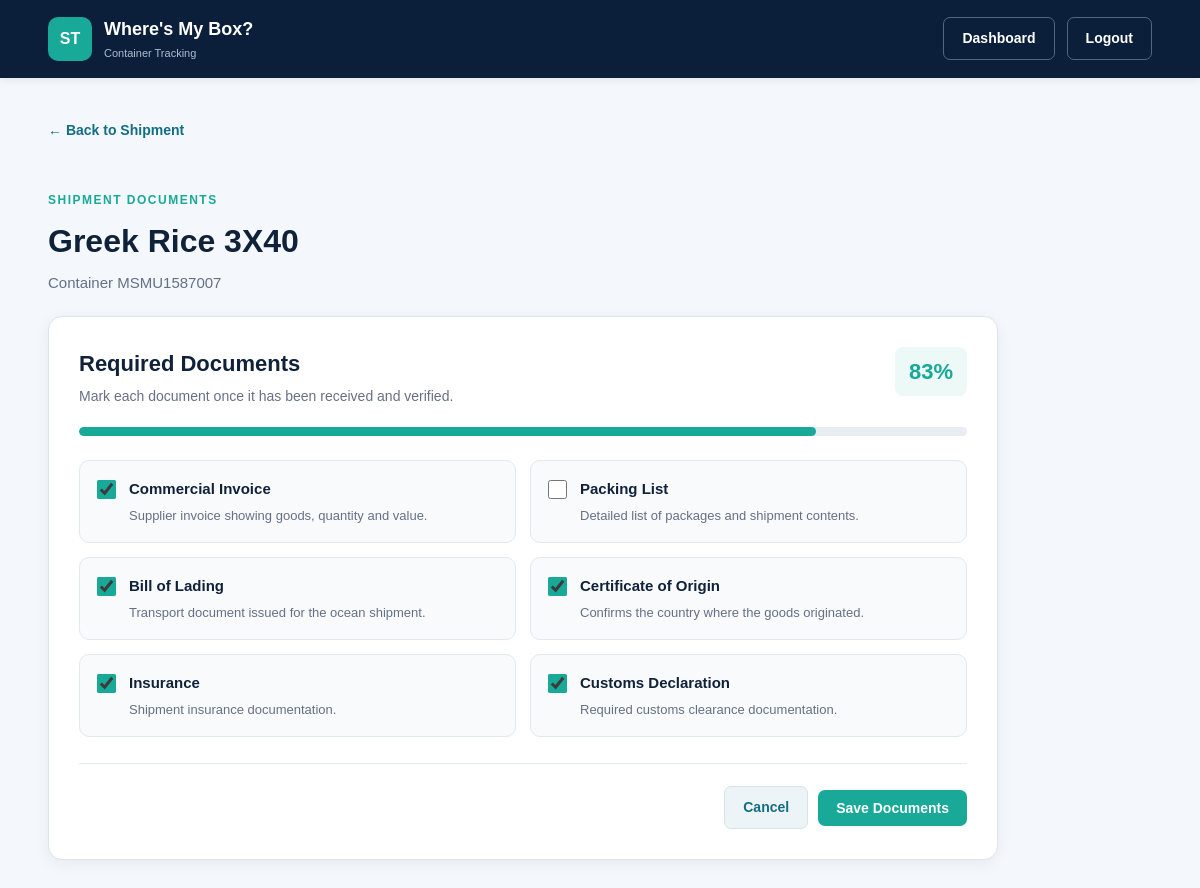
Screenshot of /shipments/1/documents (signed in) with the database file from the repository.
### container_tracker_app/models.py (models this page shows, shortened)
class Shipment(models.Model):
    name = models.CharField(
        max_length=100
    )
    number = models.CharField(
        max_length=20
    )
    status = models.CharField(
        max_length=100,
        default="Unknown"
    )
    eta = models.DateTimeField(
        null=True,
        blank=True
    )
    ata = models.DateTimeField(
        null=True,
        blank=True
    )
    vessel = models.CharField(
        max_length=150,
        blank=True
    )
    origin = models.CharField(
        max_length=150,
        blank=True
    )
    destination = models.CharField(
        max_length=150,
        blank=True
    )
    lastchecked = models.DateTimeField(
        null=True,
        blank=True
    )
    user = models.ForeignKey(
        User,
        related_name="shipments",
        on_delete=models.DO_NOTHING
    )
    created_at = models.DateField(
        auto_now_add=True
    )
    updated_at = models.DateField(
        auto_now=True
    )
    objects = shipmentManager()

class ShipmentDocuments(models.Model):
    commercial_invoice = (
        models.BooleanField(
            default=False
        )
    )
    packing_list = (
        models.BooleanField(
            default=False
        )
    )
    bill_of_lading = (
        models.BooleanField(
            default=False
        )
    )
    certificate_of_origin = (
        models.BooleanField(
            default=False
        )
    )
    insurance = (
        models.BooleanField(
            default=False
        )
    )
    customs_declaration = (
        models.BooleanField(
            default=False
        )
    )
    shipment = models.OneToOneField(
        Shipment,
        related_name="documents",
        on_delete=models.CASCADE
    )
    created_at = models.DateTimeField(
        auto_now_add=True
    )
    updated_at = models.DateTimeField(
        auto_now=True
    )
    def readiness_percentage(self):
        documents = [
            self.commercial_invoice,
            self.packing_list,
            self.bill_of_lading,
            self.certificate_of_origin,
            self.insurance,
            self.customs_declaration
        ]
        completed = (
            documents.count(True)
        )
        return round(
            (
                completed
                / len(documents)
            )
            * 100
        )

### container_tracker_app/views.py (the view, shortened to what this page needs)
def edit_shipment_documents(
    request,
    shipment_id
):
    if "user_id" not in request.session:
        return redirect("/")
    user = User.objects.get(
        id=request.session["user_id"]
    )
    shipment = Shipment.objects.get(
        id=shipment_id
    )
    if shipment.user.id != user.id:
        return redirect(
            "view_shipment",
            shipment_id=shipment.id
        )
    documents, created = (
        ShipmentDocuments.objects.get_or_create(
            shipment=shipment
        )
    )
    context = {
        "user": user,
        "shipment": shipment,
        "documents": documents
    }
    return render(
        request,
        "edit_shipment_documents.html",
        context
    )

### container_tracker_app/templates/edit_shipment_documents.html (shortened to what this page needs)
{% load static %}
<!DOCTYPE html>
<html lang="en">
<head>
    <link rel="stylesheet" href="{% static 'css/style.css' %}">
</head>
<body>
    <nav class="navbar">
        <div class="nav-container">
            <a href="{% url 'dashboard' %}" class="brand">
                <div class="brand-icon">
                    ST
                </div>
                <div>
                    <span class="brand-name">
                        Where's My Box?
                    </span>
                    <span class="brand-subtitle">
                        Container Tracking
                    </span>
                </div>
            </a>
            <div class="nav-actions">
                <a
                    href="{% url 'dashboard' %}"
                    class="btn btn-outline"
                >
                    Dashboard
                </a>
                <a
                    href="{% url 'logout' %}"
                    class="btn btn-outline"
                >
                    Logout
                </a>
            </div>
        </div>
    </nav>
    <main class="page-container">
        <a
            href="{% url 'view_shipment' shipment.id %}"
            class="back-link"
        >
            ← Back to Shipment
        </a>
        <section class="documents-page-header">
            <p class="page-label">
                SHIPMENT DOCUMENTS
            </p>
            <h1>
                {{ shipment.name }}
            </h1>
            <p>
                Container {{ shipment.number }}
            </p>
        </section>
        <section class="documents-edit-card">
            <div class="documents-edit-header">
                <div>
                    <h2>
                        Required Documents
                    </h2>
                    <p>
                        Mark each document once it has been received
                        and verified.
                    </p>
                </div>
                <div class="readiness-percentage">
                    {{ documents.readiness_percentage }}%
                </div>
            </div>
            <div class="readiness-bar">
                <div
                    class="readiness-fill"
                    style="width: {{ documents.readiness_percentage }}%;">
                </div>
            </div>
            <form method="POST">
                <div class="documents-checklist">
                    <label class="document-checkbox">
                        <input
                            type="checkbox"
                            name="commercial_invoice"
                            {% if documents.commercial_invoice %}
                                checked
                            {% endif %}
                        >
                        <span class="document-checkbox-content">
                            <strong>
                                Commercial Invoice
                            </strong>
                            <small>
                                Supplier invoice showing goods,
                                quantity and value.
                            </small>
                        </span>
                    </label>
                    <label class="document-checkbox">
                        <input
                            type="checkbox"
                            name="packing_list"
                        >
                        <span class="document-checkbox-content">
                            <strong>
                                Packing List
                            </strong>
                            <small>
                                Detailed list of packages and
                                shipment contents.
                            </small>
                        </span>
                    </label>
                    <label class="document-checkbox">
                        <input
                            type="checkbox"
                            name="bill_of_lading"
                            {% if documents.bill_of_lading %}
                                checked
                            {% endif %}
                        >
                        <span class="document-checkbox-content">
                            <strong>
                                Bill of Lading
                            </strong>
                            <small>
                                Transport document issued for the
                                ocean shipment.
                            </small>
                        </span>
                    </label>
                    <label class="document-checkbox">
                        <input
                            type="checkbox"
                            name="certificate_of_origin"
                            {% if documents.certificate_of_origin %}
                                checked
                            {% endif %}
                        >
                        <span class="document-checkbox-content">
                            <strong>
                                Certificate of Origin
                            </strong>
                            <small>
                                Confirms the country where the goods
                                originated.
                            </small>
                        </span>
                    </label>
                    <label class="document-checkbox">
                        <input
                            type="checkbox"
                            name="insurance"
                            {% if documents.insurance %}
                                checked
                            {% endif %}
                        >
                        <span class="document-checkbox-content">
                            <strong>
                                Insurance
                            </strong>
                            <small>
                                Shipment insurance documentation.
                            </small>
                        </span>
                    </label>
                    <label class="document-checkbox">
                        <input
                            type="checkbox"
                            name="customs_declaration"
                            {% if documents.customs_declaration %}
                                checked
                            {% endif %}
                        >
                        <span class="document-checkbox-content">
                            <strong>
                                Customs Declaration
                            </strong>
                            <small>
                                Required customs clearance
                                documentation.
                            </small>
                        </span>
                    </label>
                </div>
                <div class="documents-form-actions">
                    <a
                        href="{% url 'view_shipment' shipment.id %}"
                        class="btn btn-secondary"
                    >
                        Cancel
                    </a>
                    <button
                        type="submit"
                        class="btn btn-primary"
                    >
                        Save Documents
                    </button>
                </div>
            </form>
        </section>
    </main>
</body>
</html>

### container_tracker_app/static/css/style.css (style rules this page uses)
* { margin: 0; padding: 0; box-sizing: border-box; }
html { width: 100%; min-height: 100%; }
body { width: 100%; min-height: 100vh; font-family: Arial, Helvetica, sans-serif; background-color: #f4f7fb; color: #172033; line-height: 1.5; }
a { text-decoration: none; }
.navbar { width: 100%; background-color: #0b1f3a; padding: 16px 0; box-shadow: 0 2px 8px rgba(0, 0, 0, 0.08); }
.nav-container { width: 92%; max-width: 1250px; margin: auto; display: flex; align-items: center; justify-content: space-between; gap: 20px; }
.brand { display: flex; align-items: center; gap: 12px; color: white; }
.brand-icon { width: 44px; height: 44px; display: flex; align-items: center; justify-content: center; background-color: #18a999; color: white; border-radius: 10px; font-weight: bold; }
.brand-name { display: block; color: white; font-size: 18px; font-weight: bold; }
.brand-subtitle { display: block; margin-top: 2px; color: #aebbd0; font-size: 11px; }
.nav-actions { display: flex; align-items: center; gap: 12px; }
.btn { display: inline-flex; align-items: center; justify-content: center; padding: 10px 18px; border: none; border-radius: 7px; font-family: inherit; font-size: 14px; font-weight: 600; cursor: pointer; transition: 0.2s ease; }
.btn-primary { background-color: #18a999; color: white; }
.btn-outline { color: white; border: 1px solid #53667f; }
.btn-secondary { background-color: #edf4f7; color: #126e82; border: 1px solid #d6e4e9; }
.page-container { width: 92%; max-width: 1250px; margin: 40px auto; }
.page-label, .section-label { color: #18a999; font-size: 12px; font-weight: bold; letter-spacing: 1.5px; }
.page-label { margin-bottom: 5px; }
.back-link { display: inline-block; margin-bottom: 25px; color: #126e82; font-size: 14px; font-weight: 600; }
.readiness-percentage { flex-shrink: 0; padding: 8px 14px; background: #edf9f6; border-radius: 8px; color: #18a999; font-size: 22px; font-weight: 700; }
.readiness-bar { display: block; width: 100%; height: 9px; margin-bottom: 24px; background: #e7edf2; border-radius: 20px; overflow: hidden; }
.readiness-fill { display: block; height: 100%; background: #18a999; border-radius: 20px; }
.documents-page-header { margin-top: 25px; margin-bottom: 22px; }
.documents-page-header .page-label { margin: 0 0 8px; }
.documents-page-header h1 { margin: 0 0 7px; color: #10213a; font-size: 32px; }
.documents-page-header > p:last-child { margin: 0; color: #667085; font-size: 15px; }
.documents-edit-card { width: 100%; max-width: 950px; padding: 30px; background: #ffffff; border: 1px solid #dce4ec; border-radius: 14px; box-shadow: 0 4px 16px rgba(16, 33, 58, 0.06); }
.documents-edit-header { display: flex; justify-content: space-between; align-items: flex-start; gap: 20px; margin-bottom: 20px; }
.documents-edit-header h2 { margin: 0 0 6px; color: #10213a; font-size: 22px; }
.documents-edit-header p { margin: 0; color: #667085; font-size: 14px; }
.documents-checklist { display: grid; grid-template-columns: repeat(2, minmax(0, 1fr)); gap: 14px; margin-top: 24px; }
.document-checkbox { display: flex; align-items: flex-start; gap: 13px; min-width: 0; padding: 17px; background: #f8fafc; border: 1px solid #e2e8ef; border-radius: 10px; cursor: pointer; transition: border-color 0.2s ease, background 0.2s ease, transform 0.2s ease; }
.document-checkbox input[type="checkbox"] { width: 19px; height: 19px; flex-shrink: 0; margin: 2px 0 0; accent-color: #18a999; cursor: pointer; }
.document-checkbox-content { min-width: 0; display: flex; flex-direction: column; gap: 5px; }
.document-checkbox-content strong { color: #10213a; font-size: 15px; font-weight: 700; }
.document-checkbox-content small { color: #667085; font-size: 13px; line-height: 1.5; }
.documents-form-actions { display: flex; justify-content: flex-end; align-items: center; gap: 10px; margin-top: 26px; padding-top: 22px; border-top: 1px solid #e6ebf0; }

### rows the page displays
Shipment: name "Greek Rice 3X40", number "MSMU1587007"
ShipmentDocuments: readiness_percentage "83", commercial_invoice "☑", bill_of_lading "☑", certificate_of_origin "☑", insurance "☑", customs_declaration "☑"
